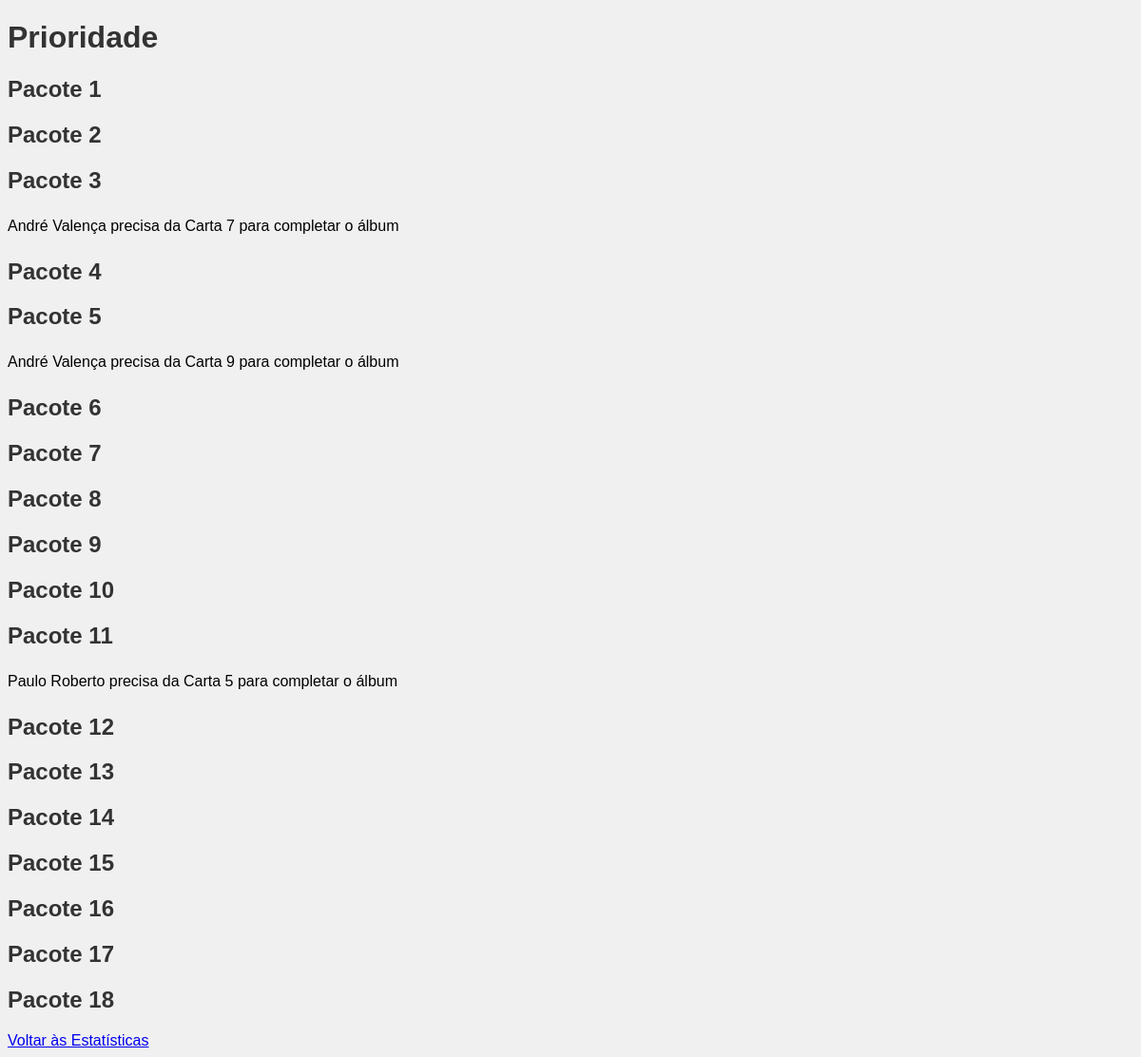
The page /priority on the database its author committed.
### models.py (models this page shows, shortened)
class Package(db.Model):
    id = db.Column(db.Integer, primary_key=True)
    name = db.Column(db.String(100), nullable=False)
    items = db.relationship('Item', backref='package', lazy=True)

class User(db.Model):
    id = db.Column(db.Integer, primary_key=True)
    username = db.Column(db.String(150), unique=True, nullable=False)
    web_address = db.Column(db.String(150), nullable=False)
    items = db.relationship('UserItem', backref='user', lazy=True)

class Item(db.Model):
    id = db.Column(db.Integer, primary_key=True)
    name = db.Column(db.String(100), nullable=False)
    package_id = db.Column(db.Integer, db.ForeignKey('package.id'), nullable=False)
    user_items = db.relationship('UserItem', backref='item', lazy=True)

### app.py (the view)
@app.route('/priority')
def priority():
    users = User.query.all()
    packages = Package.query.all()
    priority_data = []
    for package in packages:
        package_priority = {'package_name': package.name, 'users': []}
        for user in users:
            user_items = UserItem.query.filter_by(user_id=user.id).all()
            total_cards = sum(1 for ui in user_items if ui.has_card and ui.item.package_id == package.id)
            missing_cards = 9 - total_cards  # 9 é o total de cartas em cada pacote
            if missing_cards == 1:
                missing_item = next(item for item in package.items if not any(ui.item_id == item.id and ui.has_card for ui in user_items))
                package_priority['users'].append({'username': user.username, 'missing_card': missing_item.name})
        priority_data.append(package_priority)
    return render_template('priority.html', priority_data=priority_data)

### templates/priority.html (shortened to what this page needs)
<!DOCTYPE html>
<html lang="en">
<head>
    <link rel="stylesheet" href="{{ url_for('static', filename='styles.css') }}">
</head>
<body>
    <h1>Prioridade</h1>
    {% for package in priority_data %}
        <h2>{{ package.package_name }}</h2>
        <ul>
            {% for user in package.users %}
                <li>{{ user.username }} precisa da {{ user.missing_card }} para completar o álbum</li>
            {% endfor %}
        </ul>
    {% endfor %}
    <a href="{{ url_for('statistics') }}">Voltar às Estatísticas</a>
</body>
</html>

### static/styles.css (style rules this page uses)
body { font-family: Arial, sans-serif; background-color: #f0f0f0; }
h1, h2, h3 { color: #333; text-align: left; }
ul { list-style-type: none; padding: 0; }
li { padding: 5px 0; }

### rows shown on the page
Package: package_name "Pacote 1"
Package: package_name "Pacote 2"
Package: package_name "Pacote 3"
User: username "André Valença" "André Valença"
Item: missing_card "Carta 7"
Package: package_name "Pacote 4"
Package: package_name "Pacote 5"
Item: missing_card "Carta 9"
Package: package_name "Pacote 6"
Package: package_name "Pacote 7"
Package: package_name "Pacote 8"
Package: package_name "Pacote 9"
Package: package_name "Pacote 10"
Package: package_name "Pacote 11"
User: username "Paulo Roberto"
Item: missing_card "Carta 5"
Package: package_name "Pacote 12"
Package: package_name "Pacote 13"
Package: package_name "Pacote 14"
Package: package_name "Pacote 15"
Package: package_name "Pacote 16"
Package: package_name "Pacote 17"
Package: package_name "Pacote 18"
